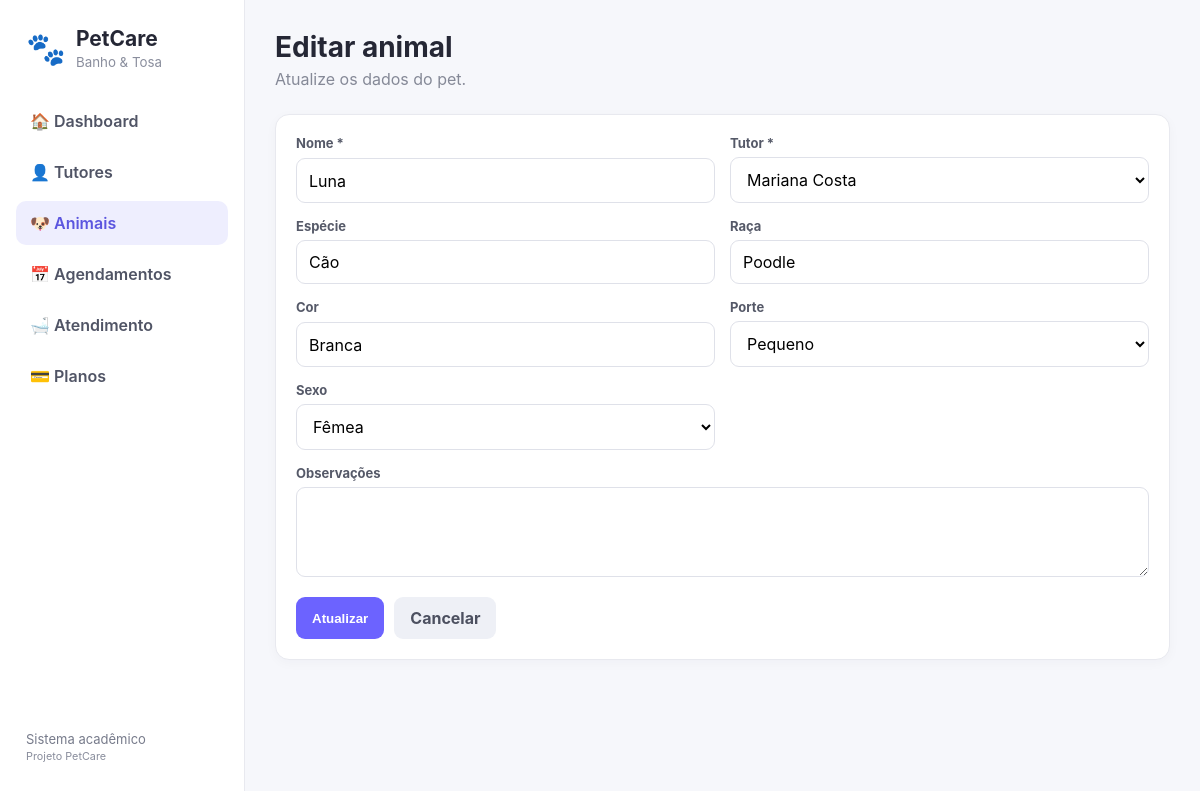
The app's page /animais/editar.php?id=2 with its own data.
### tables this page shows
CREATE TABLE animais (
 id INT AUTO_INCREMENT PRIMARY KEY,
 tutor_id INT NOT NULL,
 nome VARCHAR(80) NOT NULL,
 especie VARCHAR(30) DEFAULT 'Cão',
 raca VARCHAR(80),
 cor VARCHAR(50),
 porte ENUM('Pequeno','Médio','Grande') DEFAULT 'Médio',
 sexo ENUM('Macho','Fêmea') DEFAULT 'Macho',
 observacoes TEXT,
 created_at TIMESTAMP DEFAULT CURRENT_TIMESTAMP,
 FOREIGN KEY (tutor_id) REFERENCES tutores(id) ON DELETE CASCADE
);

CREATE TABLE tutores (
 id INT AUTO_INCREMENT PRIMARY KEY,
 nome VARCHAR(120) NOT NULL,
 cpf VARCHAR(14),
 telefone VARCHAR(20) NOT NULL,
 email VARCHAR(120),
 endereco VARCHAR(180),
 created_at TIMESTAMP DEFAULT CURRENT_TIMESTAMP
);

### animais/editar.php (the view, shortened to what this page needs)
<?php
require_once __DIR__.'/../config/db.php';
$id=(int)($_GET['id']??0);
$s=$pdo->prepare("SELECT * FROM animais WHERE id=?");
$s->execute([$id]);
$r=$s->fetch();
$tutores=$pdo->query("SELECT id,nome FROM tutores ORDER BY nome")->fetchAll();
require __DIR__.'/../includes/header.php';
?>
<header class="topbar">
    <div>
        <h1>Editar animal</h1>
        <p>Atualize os dados do pet.</p>
    </div>
</header>
<div class="card form-card">
    <form method="post">
        <div class="form-grid">
            <div class="field">
                <label>Nome *</label>
                <input name="nome" required value="<?=htmlspecialchars($r['nome'])?>">
            </div>
            <div class="field">
                <label>Tutor *</label>
                <select name="tutor_id">
                    <?php foreach($tutores as $t): ?>
                    <option value="<?=$t['id']?>" <?=$r['tutor_id']==$t['id']?'selected':''?>><?=htmlspecialchars($t['nome'])?></option>
                    <?php endforeach;?>
                </select>
            </div>
            <div class="field">
                <label>Espécie</label>
                <input name="especie" value="<?=htmlspecialchars($r['especie'])?>">
            </div>
            <div class="field">
                <label>Raça</label>
                <input name="raca" value="<?=htmlspecialchars($r['raca'])?>">
            </div>
            <div class="field">
                <label>Cor</label>
                <input name="cor" value="<?=htmlspecialchars($r['cor'])?>">
            </div>
            <div class="field">
                <label>Porte</label>
                <select name="porte">
                    <?php foreach(['Pequeno','Médio','Grande'] as $x): ?>
                    <option <?=$r['porte']===$x?'selected':''?>><?=$x?></option>
                    <?php endforeach;?>
                </select>
            </div>
            <div class="field">
                <label>Sexo</label>
                <select name="sexo">
                    <?php foreach(['Macho','Fêmea'] as $x): ?>
                    <option <?=$r['sexo']===$x?'selected':''?>><?=$x?></option>
                    <?php endforeach;?>
                </select>
            </div>
            <div class="field full">
                <label>Observações</label>
                <textarea name="observacoes"><?=htmlspecialchars($r['observacoes'])?></textarea>
            </div>
        </div>
        <div class="actions">
            <button class="btn primary">Atualizar</button>
            <a class="btn secondary" href="index.php">Cancelar</a>
        </div>
    </form>
</div>
<?php
require __DIR__.'/../includes/footer.php';
?>

### css/style.css (style rules this page uses)
* { box-sizing:border-box }
body { margin:0; font-family:Inter,Segoe UI,Arial,sans-serif; background:#f6f7fb; color:#252735 }
.topbar,.section-title { display:flex; align-items:center; justify-content:space-between; gap:20px }
.topbar { margin-bottom:25px }
.topbar h1 { margin:0 0 5px; font-size:28px }
.topbar p,.section-title p { margin:0; color:#858997 }
.btn { display:inline-block; border:0; border-radius:9px; padding:11px 16px; text-decoration:none; font-weight:700; cursor:pointer }
.btn.primary { background:#6c63ff; color:#fff }
.btn.secondary { background:#eef0f6; color:#4c5060 }
.card { background:#fff; border:1px solid #e8e9ef; border-radius:14px; padding:20px; box-shadow:0 3px 12px #24243a08 }
.form-card { max-width:900px }
.form-grid { display:grid; grid-template-columns:repeat(2,1fr); gap:15px }
.field { display:grid; gap:6px }
.field.full { grid-column:1/-1 }
.field label { font-size:13px; font-weight:700; color:#555968 }
.field input,.field select,.field textarea { width:100%; padding:11px 12px; border:1px solid #dfe1e9; border-radius:9px; background:#fff; font:inherit }
.field textarea { min-height:90px; resize:vertical }
.actions { display:flex; gap:10px; margin-top:20px }

### records on screen
animais: nome "Luna", tutor_id "Mariana Costa", especie "Cão", raca "Poodle", cor "Branca", porte "Pequeno", sexo "Fêmea"
